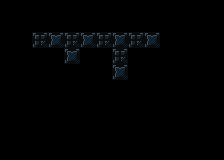

A 2D game scene composited from a Tiled map and its tileset images. What follows is a short description and the map's XML, with every tile layer's data as written:
An orthogonal 14x10 tile map with 16x16 px tiles, 1 tile layer (background) and 34 objects (26x tile, 2x pressure_plate, 2x triggerable, 2x moveable_tile, finish_tile, ...).

<map version="1.4" tiledversion="1.4.3" orientation="orthogonal" renderorder="right-down" width="14" height="10" tilewidth="16" tileheight="16" infinite="0" nextlayerid="6" nextobjectid="181">
 <properties>
  <property name="display_name" value="got a lot on your plate?" />
  <property name="next_level" value="./data/levels/tmx/L8-PressurePlate3.tmx" />
  <property name="player_bomb_count" value="0" />
 </properties>
 <tileset firstgid="1" name="newtiledsheet" tilewidth="16" tileheight="16" tilecount="180" columns="9">
  <image source="../../newtiledsheet.png" width="144" height="320" />
  <tile id="0">
   <properties>
    <property name="destructable" value="" />
    <property name="solid" value="1" />
   </properties>
  </tile>
  <tile id="1">
   <properties>
    <property name="destructable" value="" />
    <property name="solid" value="1" />
   </properties>
  </tile>
  <tile id="2">
   <properties>
    <property name="destructable" value="" />
    <property name="solid" value="1" />
   </properties>
  </tile>
  <tile id="3">
   <properties>
    <property name="destructable" value="" />
    <property name="solid" value="1" />
   </properties>
  </tile>
  <tile id="4">
   <properties>
    <property name="destructable" value="" />
    <property name="solid" value="" />
   </properties>
  </tile>
  <tile id="9">
   <properties>
    <property name="destructable" value="" />
    <property name="solid" value="1" />
   </properties>
  </tile>
  <tile id="10">
   <properties>
    <property name="destructable" value="" />
    <property name="solid" value="1" />
   </properties>
  </tile>
  <tile id="11">
   <properties>
    <property name="destructable" value="" />
    <property name="solid" value="1" />
   </properties>
  </tile>
  <tile id="12">
   <properties>
    <property name="destructable" value="" />
    <property name="solid" value="1" />
   </properties>
  </tile>
  <tile id="13">
   <properties>
    <property name="destructable" value="" />
    <property name="solid" value="" />
   </properties>
  </tile>
  <tile id="18">
   <properties>
    <property name="destructable" value="" />
    <property name="solid" value="" />
   </properties>
  </tile>
  <tile id="19">
   <properties>
    <property name="destructable" value="" />
    <property name="solid" value="" />
   </properties>
  </tile>
  <tile id="20">
   <properties>
    <property name="destructable" type="bool" value="true" />
    <property name="solid" value="1" />
   </properties>
  </tile>
  <tile id="27">
   <properties>
    <property name="destructable" value="" />
    <property name="solid" value="1" />
   </properties>
  </tile>
  <tile id="28">
   <properties>
    <property name="destructable" value="" />
    <property name="solid" value="1" />
   </properties>
  </tile>
  <tile id="29">
   <properties>
    <property name="destructable" value="1" />
    <property name="solid" value="1" />
   </properties>
  </tile>
  <tile id="30">
   <properties>
    <property name="destructable" value="" />
    <property name="solid" value="1" />
   </properties>
  </tile>
  <tile id="31">
   <properties>
    <property name="destructable" value="" />
    <property name="solid" value="" />
   </properties>
  </tile>
  <tile id="32">
   <properties>
    <property name="destructable" value="" />
    <property name="solid" value="" />
   </properties>
  </tile>
  <tile id="54">
   <properties>
    <property name="destructable" value="" />
    <property name="solid" value="True" />
   </properties>
  </tile>
  <tile id="58">
   <properties>
    <property name="destructable" value="" />
    <property name="solid" value="" />
   </properties>
  </tile>
 </tileset>
 <layer id="1" name="background" width="14" height="10">
  <data encoding="csv">
27,27,27,27,27,27,27,27,22,22,22,22,22,22,
27,27,27,27,27,27,27,27,22,22,22,22,22,22,
27,27,19,20,19,20,19,20,19,20,27,27,22,22,
27,27,27,27,20,27,27,19,27,27,27,27,22,22,
27,27,27,27,27,27,27,20,27,22,27,27,22,22,
27,27,27,27,27,27,27,27,22,22,27,27,22,22,
27,27,27,27,27,27,27,27,22,22,27,22,22,22,
22,22,27,27,27,22,27,27,22,22,27,22,22,22,
22,22,22,22,22,22,22,22,22,22,22,22,22,22,
22,22,22,22,22,22,22,22,22,22,22,22,22,22
</data>
 </layer>
 <objectgroup id="4" name="objects">
  <object id="138" type="pressure_plate" gid="54" x="64" y="80" width="16" height="16">
   <properties>
    <property name="triggers" type="int" value="1" />
   </properties>
  </object>
  <object id="139" type="pressure_plate" gid="54" x="144" y="48" width="16" height="16">
   <properties>
    <property name="triggers" type="int" value="2" />
   </properties>
  </object>
  <object id="140" type="finish_tile" gid="32" x="128" y="80" width="16" height="16" />
  <object id="142" type="actor" gid="46" x="32" y="48" width="16" height="16" />
  <object id="145" type="triggerable" gid="17" x="96" y="48" width="16" height="16">
   <properties>
    <property name="triggered_id" type="int" value="1" />
   </properties>
  </object>
  <object id="146" type="triggerable" gid="7" x="112" y="64" width="16" height="16">
   <properties>
    <property name="triggered_id" type="int" value="2" />
   </properties>
  </object>
  <object id="147" type="tile" gid="1" x="32" y="32" width="16" height="16" />
  <object id="148" type="tile" gid="1" x="48" y="32" width="16" height="16" />
  <object id="149" type="tile" gid="1" x="64" y="32" width="16" height="16" />
  <object id="150" type="tile" gid="1" x="80" y="32" width="16" height="16" />
  <object id="151" type="tile" gid="1" x="96" y="32" width="16" height="16" />
  <object id="152" type="tile" gid="1" x="112" y="32" width="16" height="16" />
  <object id="153" type="tile" gid="1" x="128" y="32" width="16" height="16" />
  <object id="154" type="tile" gid="1" x="144" y="32" width="16" height="16" />
  <object id="155" type="tile" gid="11" x="16" y="48" width="16" height="16" />
  <object id="156" type="tile" gid="11" x="48" y="64" width="16" height="16" />
  <object id="157" type="tile" gid="11" x="48" y="80" width="16" height="16" />
  <object id="158" type="tile" gid="11" x="96" y="80" width="16" height="16" />
  <object id="143" type="moveable_tile" gid="45" x="64" y="48" width="16" height="16" />
  <object id="144" type="moveable_tile" gid="45" x="64" y="64" width="16" height="16" />
  <object id="159" type="tile" gid="2" x="128" y="64" width="16" height="16" />
  <object id="160" type="tile" gid="2" x="160" y="48" width="16" height="16" />
  <object id="162" type="tile" gid="2" x="80" y="64" width="16" height="16" />
  <object id="163" type="tile" gid="2" x="80" y="80" width="16" height="16" />
  <object id="164" type="tile" gid="10" x="32" y="64" width="16" height="16" />
  <object id="165" type="tile" gid="10" x="96" y="64" width="16" height="16" />
  <object id="166" type="tile" gid="10" x="80" y="64" width="16" height="16" />
  <object id="167" type="tile" gid="10" x="64" y="96" width="16" height="16" />
  <object id="168" type="tile" gid="29" x="80" y="64" width="16" height="16" />
  <object id="169" type="tile" gid="28" x="48" y="64" width="16" height="16" />
  <object id="170" type="tile" gid="10" x="112" y="96" width="16" height="16" />
  <object id="171" type="tile" gid="10" x="128" y="96" width="16" height="16" />
  <object id="173" type="tile" gid="10" x="128" y="64" width="16" height="16" />
  <object id="174" type="tile" gid="10" x="144" y="64" width="16" height="16" />
 </objectgroup>
</map>
